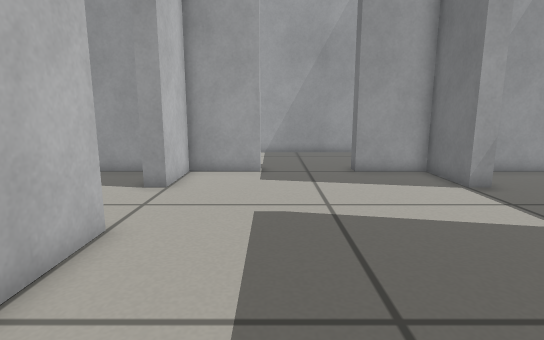
View 1 (above)

16 first-person views from a walk through a Gazebo world. The camera is 0.49 m above the floor, tilts 10° down and sees 80° across. The floor is counted in squares, 0.2 m on a side. Each view is taken from the middle of a square. On the plan, view 1 faces up. The plan holds only what a view shows up to about 19 squares ahead; the rest is blank.

View 2
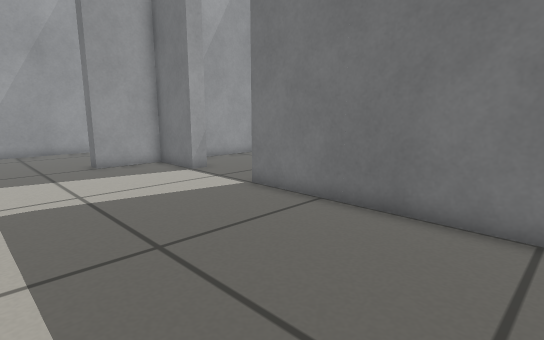

View 3
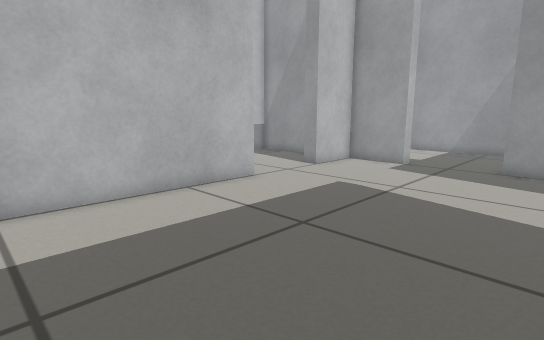

View 4
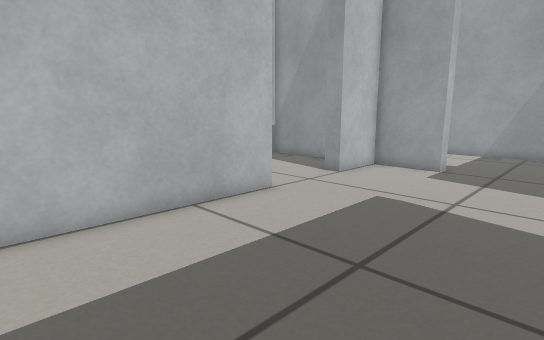

View 5
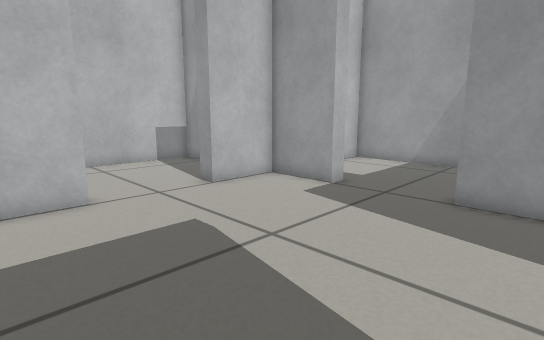

View 6
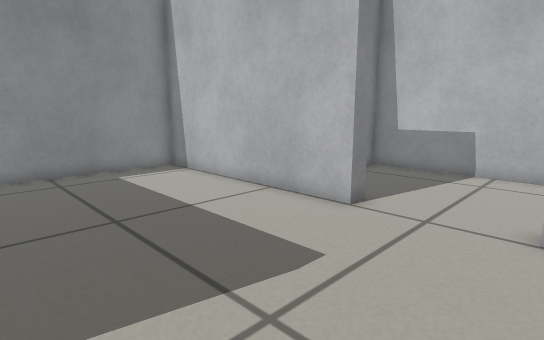

View 7
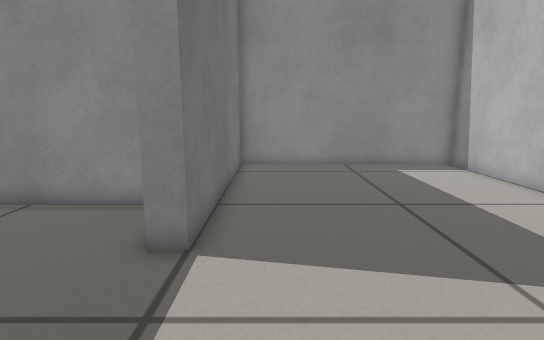

View 8
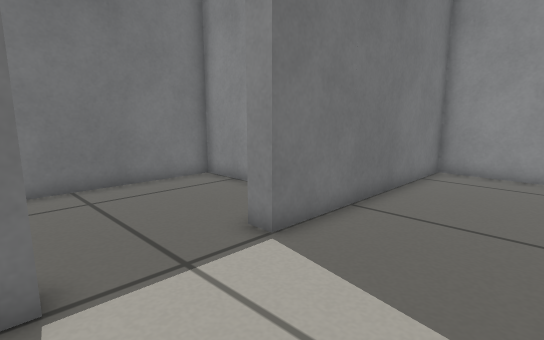

View 9
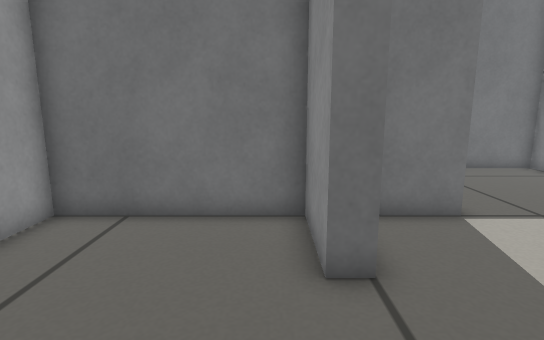

View 10
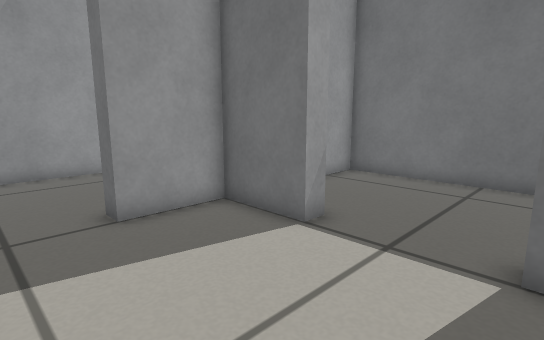

View 11
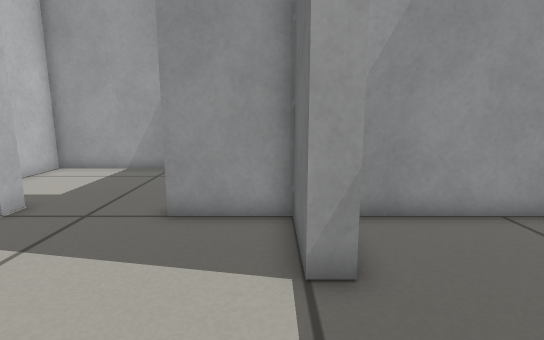

View 12
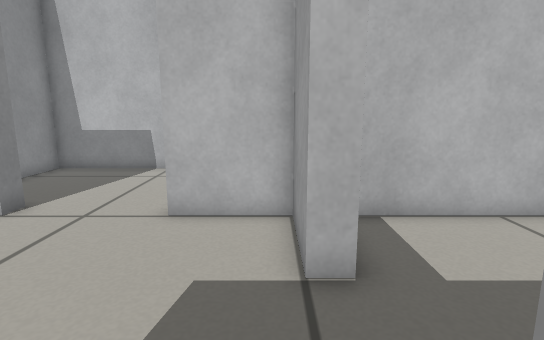

View 13
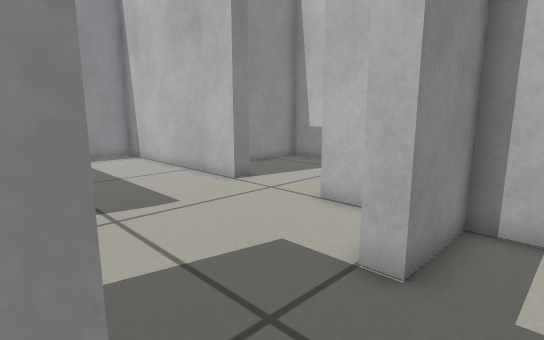

View 14
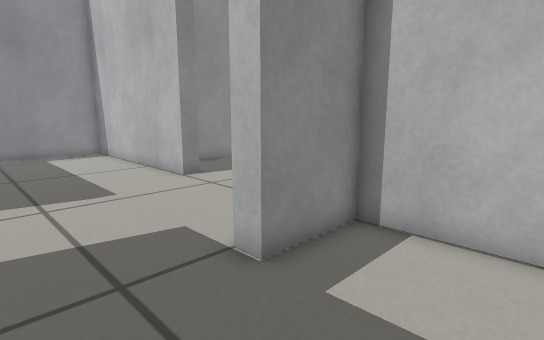

View 15
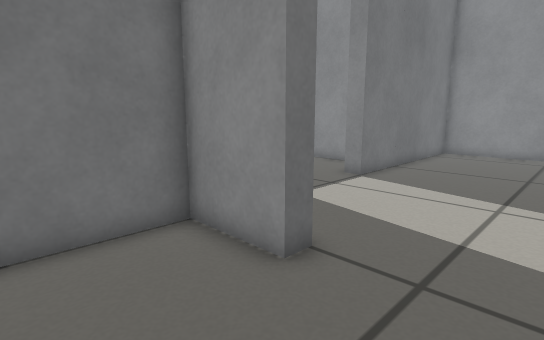

View 16
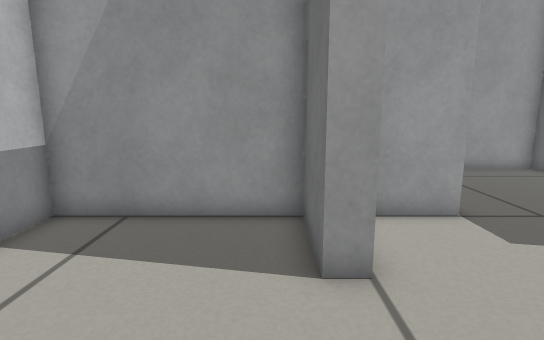

### Floor plan
Points are (right, up) in squares from view 1. A wall is a line through its corners. A room is listed if a view was taken in it or the views show most of it. See-through windows are left out.
Room 1 (views 1, 2, 3, 4, 5, 6, 7, 8, 10, 11, 12)
walls: (-3.5, 6.5) (-3.5, -3.2) (6.5, -3.2) (6.5, 6.5); (6.5, 10.4) (6.5, 13.5) (3.5, 13.5); (-0.5, 13.5) (-3.5, 13.5) (-3.5, 10.4)
ways out: opening at (1.5, 14) to room 2; opening at (-4, 8.5) to room 3; opening at (7, 8.5) to room 4
Room 2 (views 9, 13, 14, 15)
walls: (3.5, 13.5) (3.5, 14.2) (6.5, 14.2) (6.5, 20.2) (-3.5, 20.2) (-3.5, 14.2) (-0.5, 14.2) (-0.5, 13.5)
ways out: opening at (1.5, 14) to room 1
Room 3 (view 16)
walls: (-4.4, 6.5) (-3.5, 6.5); (-3.5, 10.4) (-4.2, 10.4) (-4.2, 13.5) (-10.2, 13.5) (-10.2, 3.5) (-6.1, 3.5)
ways out: opening at (-4, 8.5) to room 1
Room 4 (no view inside)
walls: (7.4, 10.4) (6.5, 10.4); (6.5, 6.5) (7.3, 6.5); (8.4, 3.5) (13.2, 3.5) (13.2, 13.5) (8, 13.5)
ways out: opening at (7, 8.5) to room 1

Positions as (right, up) in squares from view 1, and headings:
1: (0, 0), facing up
2: (-1, -2), facing up-right
3: (6, -2), facing up-left
4: (4, -1), facing up-left
5: (6, 4), facing up-left
6: (4, 11), facing down-left
7: (5, 12), facing down
8: (2, 11), facing down-right
9: (-1, 15), facing right
10: (1, 6), facing up-right
11: (6, 6), facing up
12: (4, 13), facing left
13: (4, 16), facing down-left
14: (3, 18), facing down-left
15: (0, 18), facing down-right
16: (-5, 6), facing up
